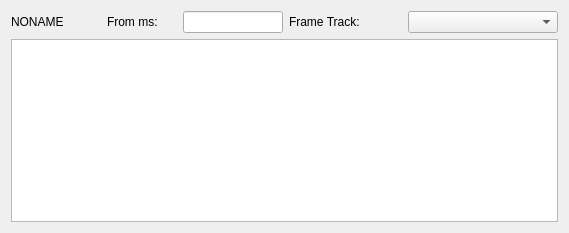
<?xml version="1.0" encoding="UTF-8"?>
<ui version="4.0">
 <class>SamplingWithFrameTrackInputWidget</class>
 <widget class="QWidget" name="SamplingWithFrameTrackInputWidget">
  <property name="geometry">
   <rect>
    <x>0</x>
    <y>0</y>
    <width>569</width>
    <height>233</height>
   </rect>
  </property>
  <property name="windowTitle">
   <string>Form</string>
  </property>
  <layout class="QGridLayout" name="gridLayout">
   <item row="0" column="0">
    <layout class="QVBoxLayout" name="main_layout_">
     <item>
      <layout class="QHBoxLayout" name="header_layout_">
       <item>
        <widget class="QLabel" name="title_">
         <property name="minimumSize">
          <size>
           <width>90</width>
           <height>0</height>
          </size>
         </property>
         <property name="maximumSize">
          <size>
           <width>90</width>
           <height>16777215</height>
          </size>
         </property>
         <property name="text">
          <string>NONAME</string>
         </property>
        </widget>
       </item>
       <item>
        <widget class="QLabel" name="from_ms_label_">
         <property name="maximumSize">
          <size>
           <width>70</width>
           <height>16777215</height>
          </size>
         </property>
         <property name="text">
          <string>From ms:</string>
         </property>
        </widget>
       </item>
       <item>
        <widget class="QLineEdit" name="start_ms_">
         <property name="minimumSize">
          <size>
           <width>100</width>
           <height>0</height>
          </size>
         </property>
         <property name="maximumSize">
          <size>
           <width>100</width>
           <height>16777215</height>
          </size>
         </property>
        </widget>
       </item>
       <item>
        <widget class="QLabel" name="frame_track_label_">
         <property name="maximumSize">
          <size>
           <width>150</width>
           <height>16777215</height>
          </size>
         </property>
         <property name="text">
          <string>Frame Track:</string>
         </property>
        </widget>
       </item>
       <item>
        <widget class="QComboBox" name="frame_track_list_">
         <property name="minimumSize">
          <size>
           <width>150</width>
           <height>0</height>
          </size>
         </property>
        </widget>
       </item>
      </layout>
     </item>
     <item>
      <widget class="QListWidget" name="thread_list_"/>
     </item>
    </layout>
   </item>
  </layout>
 </widget>
 <resources/>
 <connections/>
</ui>
